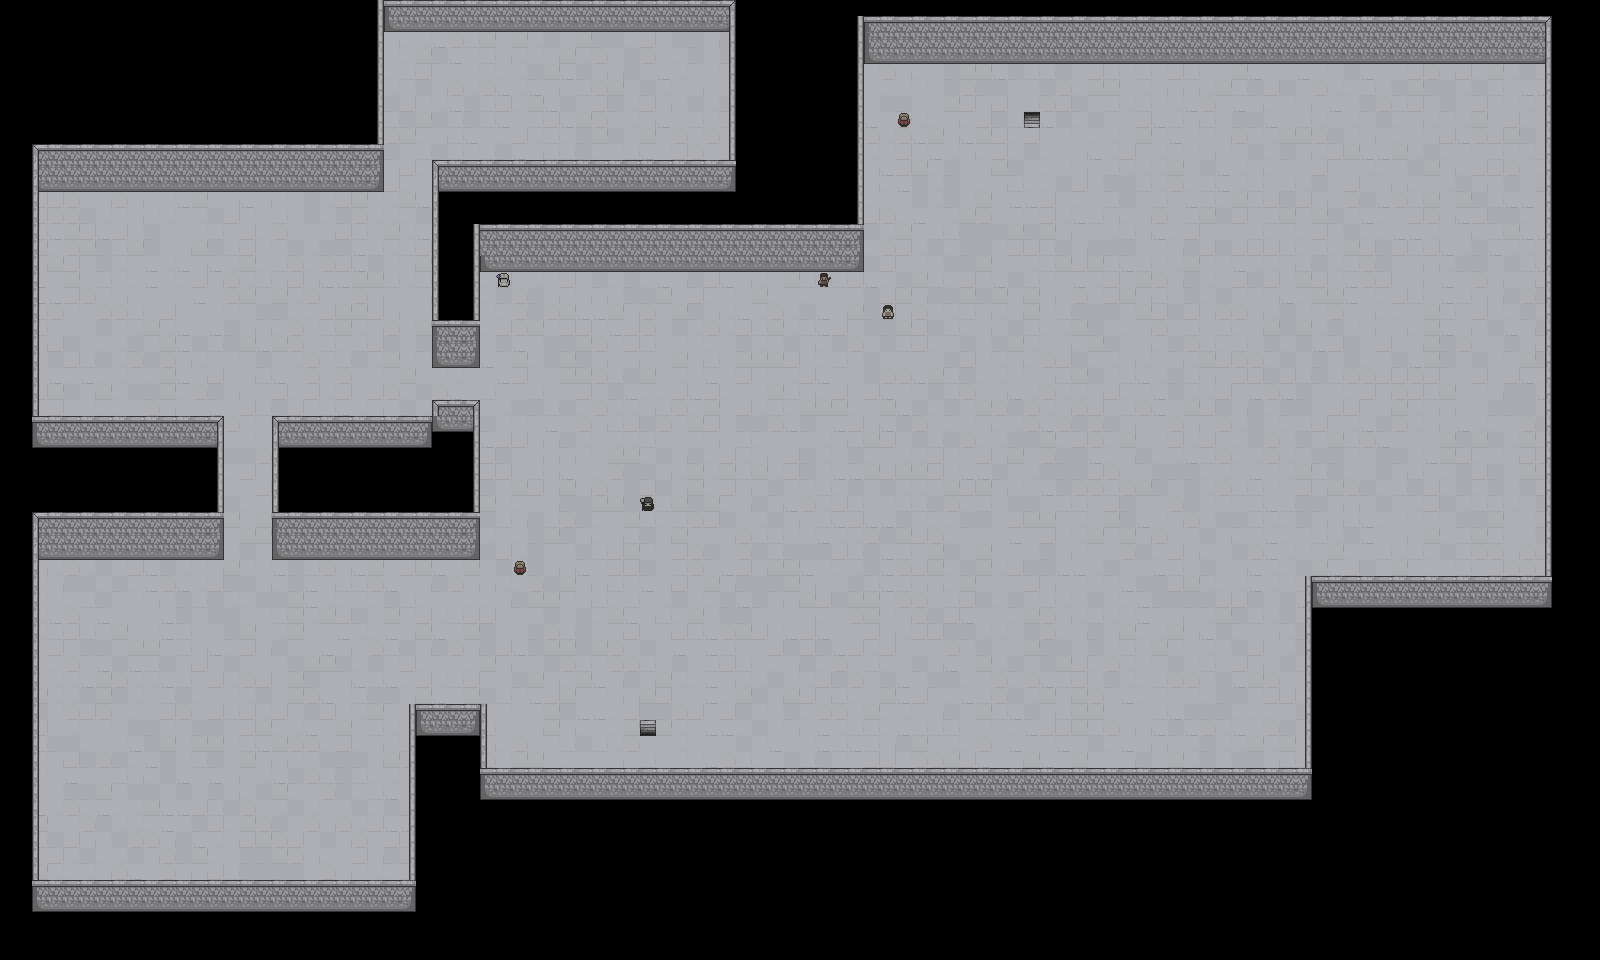

The image is a tile-based game level rendered from a .tmx file. Its description and source (layers, tilesets, objects; grid data summarised) follow:
An orthogonal 100x60 tile map with 16x16 px tiles, 2 tile layers (terrain, objs), 2 tilesets.

<map version="1.10" tiledversion="git" orientation="orthogonal" renderorder="right-down" width="100" height="60" tilewidth="16" tileheight="16" infinite="0" nextlayerid="3" nextobjectid="1">
 <tileset firstgid="1" source="tilesets/normal_terrain.tsx" />
 <tileset firstgid="401" source="tilesets/normal_charas.tsx" />
 <layer id="1" name="terrain" width="100" height="60" locked="1">
  <data>[6000 cells, 4210 non-empty, 19 distinct tile ids]</data>
 </layer>
 <layer id="2" name="objs" width="100" height="60">
  <data>[6000 cells, 447 non-empty, 13 distinct tile ids]</data>
 </layer>
</map>
